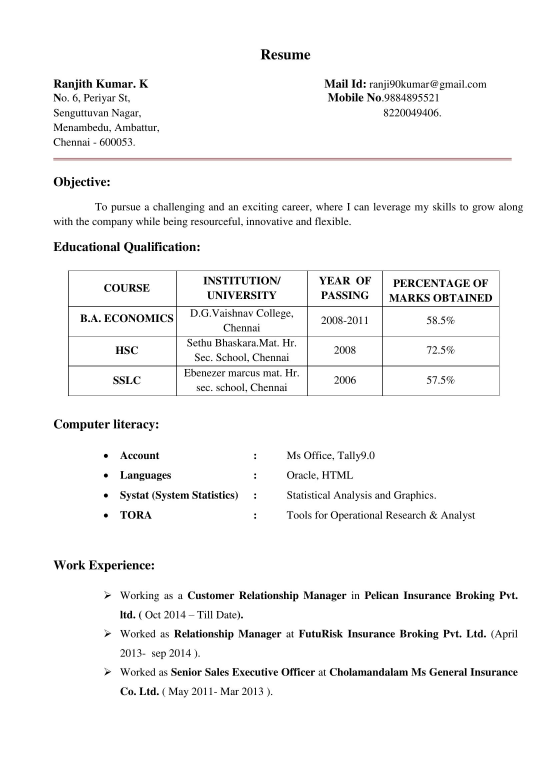
#> input picture Web App/AutoFiller/page0.jpeg, 1654 x 2339 px, found by its file name (shown at 1/3 size)
$ jupyter execute --allow-errors Pytesseract_V2.ipynb   (shell and % lines are left out)
#> lines starting #> are read from the running program, lines starting #| are printed output that depends on the picture; after the words box and inside, x2 and y2 are one past the last pixel; in counts of white or black regions, pixels touching at a corner belong together
# Installing Libraries

**Note:** Restart Runtime After Installation

# Importing Packages

[cell 1]
import cv2
import matplotlib.pyplot as plt
import pytesseract
import shutil
import os
import random
import nltk
import numpy as np
import re
try:
 from PIL import Image
except ImportError:
 import Image

# Downloading Packages

[cell 2]
nltk.download('punkt')
#> (this line was passed over: nltk is not available in this run)
nltk.download('averaged_perceptron_tagger')
#> (this line was passed over: nltk is not available in this run)
nltk.download('maxent_ne_chunker')
#> (this line was passed over: nltk is not available in this run)
nltk.download('words')
#> (this line was passed over: nltk is not available in this run)
#> further down, img is the input picture: shape (2339, 1654, 3); mean B, G, R 246.1, 246.1, 246.2

## Mounting Google Drive

[cell 3]
from google.colab import drive
drive.mount('/content/drive')

# Pre Processing Image

[cell 4]
def ZoomImage(img, zoom_factor=2):
    return cv2.resize(img, None, fx= zoom_factor, fy= zoom_factor, interpolation= cv2.INTER_LINEAR)

def GrayScaleImage(img):
    gray = cv2.cvtColor(img, cv2.COLOR_BGR2GRAY)
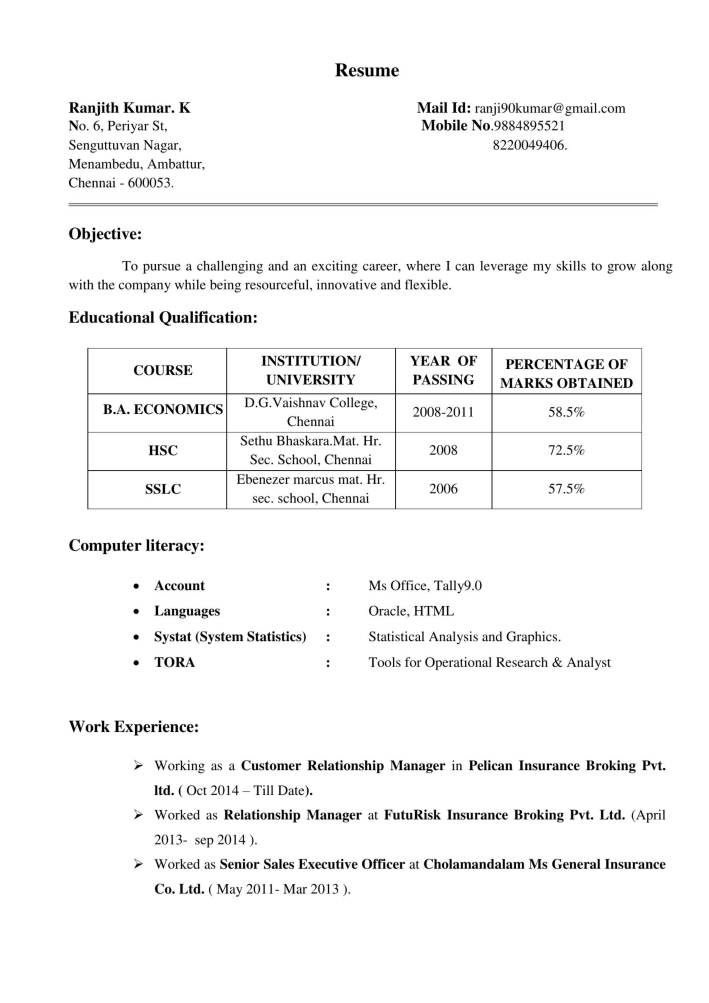
#> gray: shape (7017, 4962) (shown at 1/7 size); min 0, max 255, mean 246.1
    gray = 255*(gray < 128).astype(np.uint8)
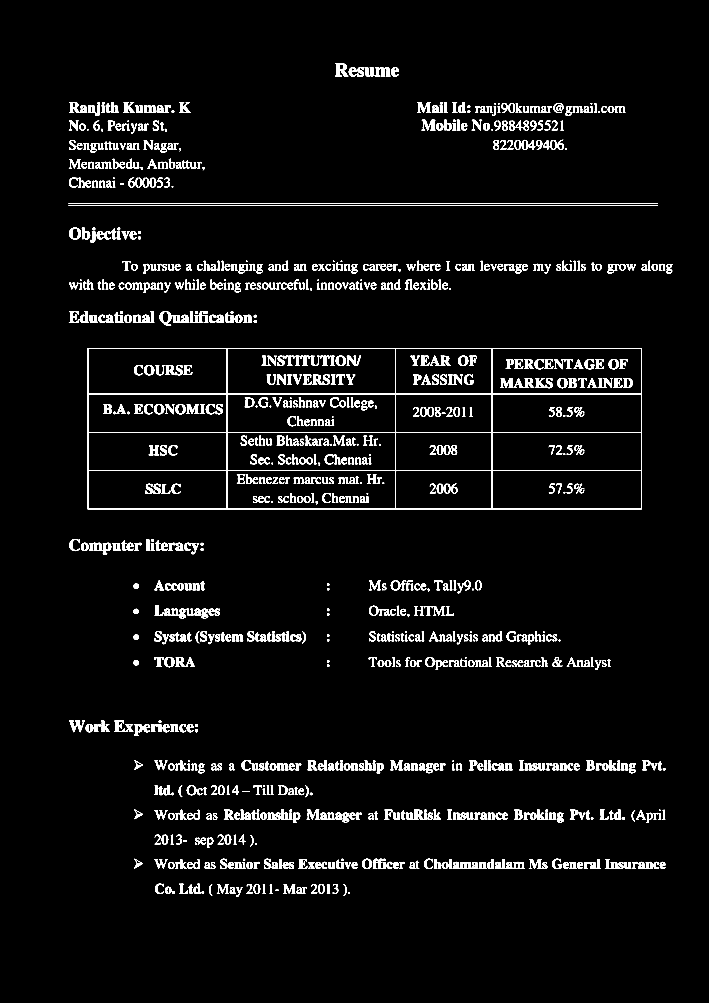
#> gray: shape (7017, 4962) (shown at 1/7 size); 3.4% white; 1274 white regions (129 under 20 px), largest, box (x1, y1, x2, y2) and area: (612, 2436, 4494, 3564) 111471, (481, 1438, 4604, 1442) 12377, (481, 1423, 4604, 1427) 12375
    return gray

def InvertImage(img):
    return cv2.bitwise_not(img)

def CropImage(img):
    # Find all non-zero points (text)
    coords = cv2.findNonZero(img)
#> coords = contour of 1166881 points, box (x1, y1, x2, y2) (481, 444, 4707, 6276), area 202006
    # Find minimum spanning bounding box
    x, y, w, h = cv2.boundingRect(coords)
#> x = 481; y = 444; w = 4226; h = 5832
    # Crop the image - note we do this on the original image
    img = img[y:y+h, x:x+w]
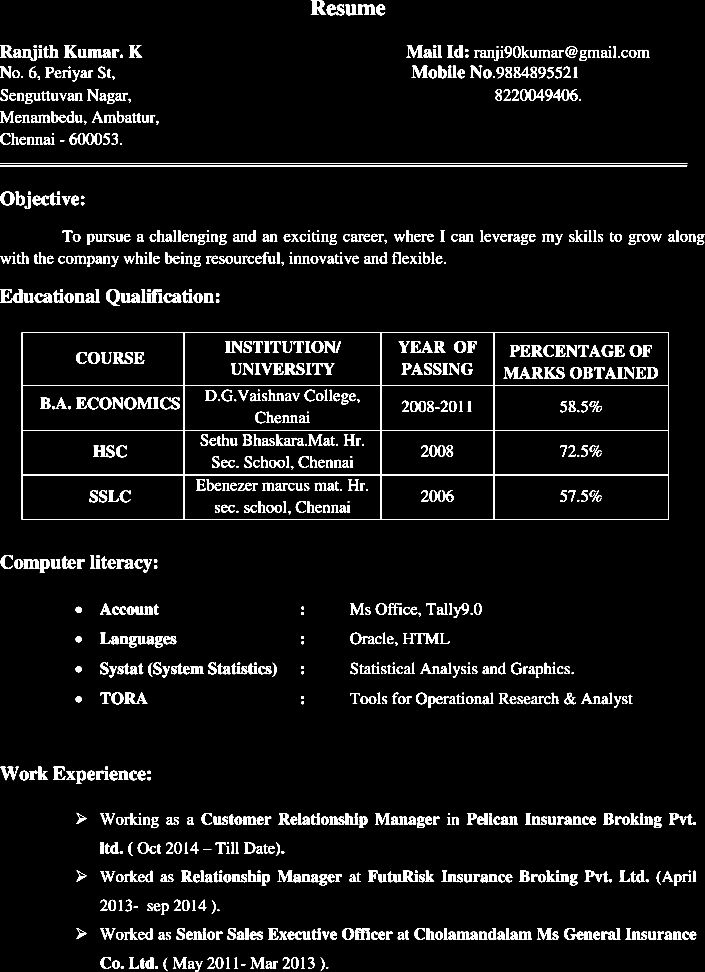
#> img: shape (5832, 4226) (shown at 1/6 size); 4.7% white; 1274 white regions (129 under 20 px), largest, box (x1, y1, x2, y2) and area: (131, 1992, 4013, 3120) 111471, (0, 994, 4123, 998) 12377, (0, 979, 4123, 983) 12375
#> in InvertImage, `return cv2.bitwise_not(img)`:
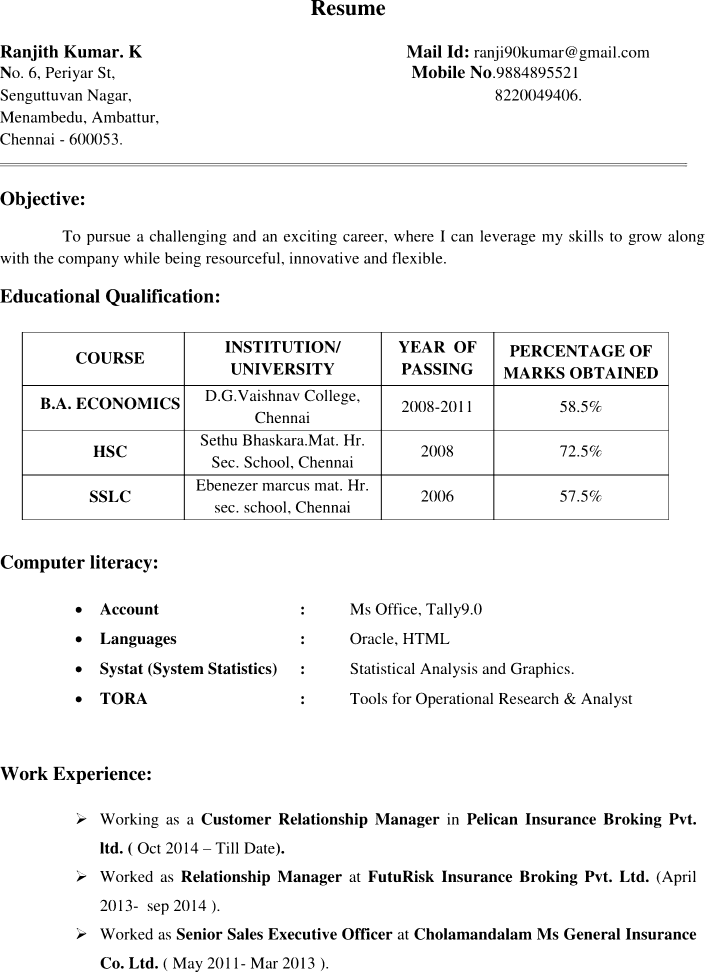
#> returned value: shape (5832, 4226) (shown at 1/6 size); 95.3% white; 1274 black regions (129 under 20 px), largest, box (x1, y1, x2, y2) and area: (131, 1992, 4013, 3120) 111471, (0, 994, 4123, 998) 12377, (0, 979, 4123, 983) 12375
    return img

# Creating Bounding Box In Image

[cell 5]
def CreateBoundingBox(img):
    h, w, c = img.shape
#> h = 5832; w = 4226; c = 3
    boxes = pytesseract.image_to_boxes(img)
    for b in boxes.splitlines():
        b = b.split(' ')
        img = cv2.rectangle(img, (int(b[1]), h - int(b[2])), (int(b[3]), h - int(b[4])), (0, 255, 0), 2)
    return img

# Extracting Text From Image

[cell 6]
# [4 lines left out: function ExtractText, not called in this run]

# Extracting Name

Pre Processing For Name

[cell 7]
# [41 lines left out: functions text_preprocessing, remove_white_spaces, removing_extra, not called in this run]

[cell 8]
import spacy
from spacy.matcher import Matcher
from nltk.tokenize import sent_tokenize, word_tokenize

#> (the rest of this cell did not finish here and is left out)

# Extracting Phone Number

[cell 9]
PHONE_REG = re.compile(r'[\+\(]?[1-9][0-9 .\-\(\)]{8,}[0-9]')
# [8 lines left out: function extract_phone_number, not called in this run]

## Processing Phone Number

# Extracting Email ID

[cell 10]
EMAIL_REG = re.compile(r'[a-z0-9\.\-+_]+@[a-z0-9\.\-+_]+\.[a-z]+')

def extract_emails(resume_text):
    return re.findall(EMAIL_REG, resume_text)

## Processing Email ID

[cell 11]
# [34 lines left out: function process_emails, not called in this run]

# Main Program

[cell 12]
import csv
import glob

#> (the rest of this cell did not finish here and is left out)
